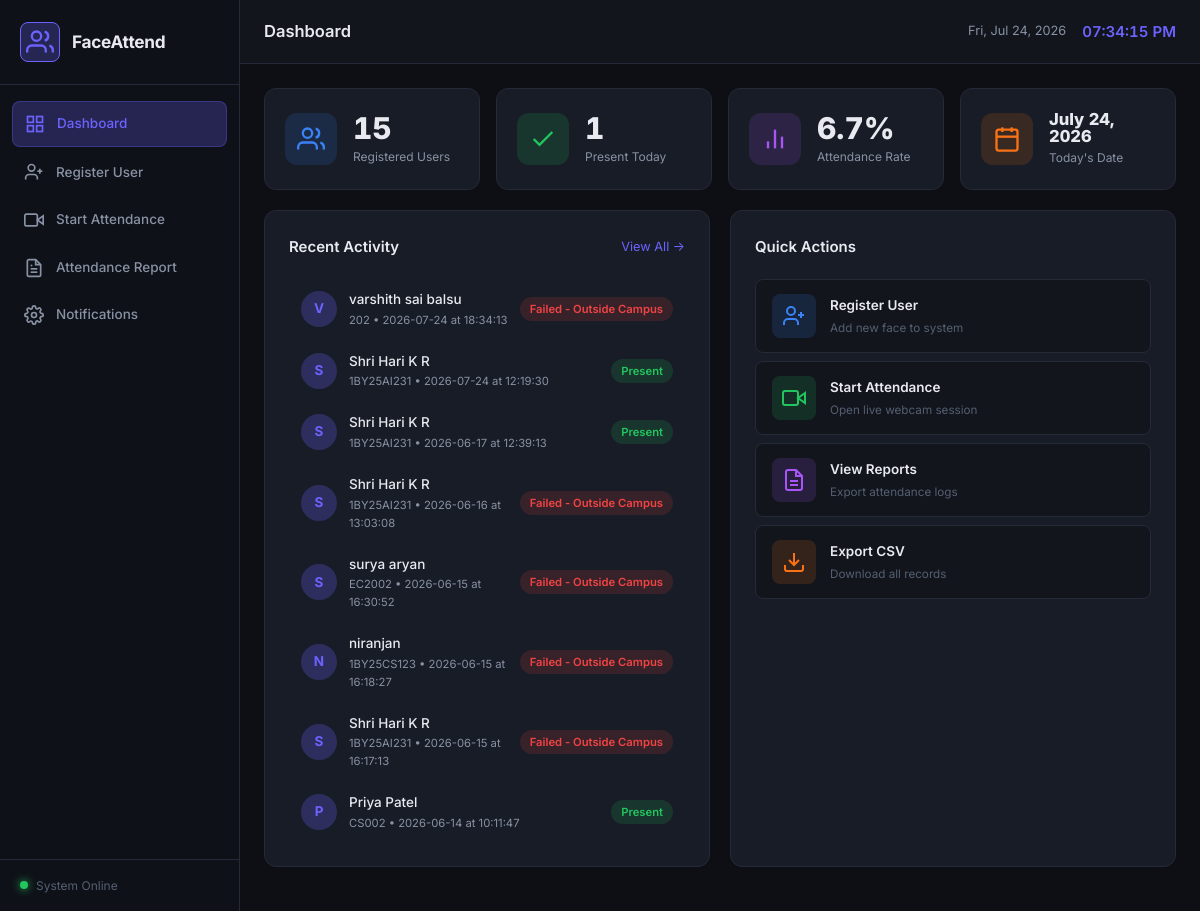
The page / on the database its author committed.
### tables this page shows
CREATE TABLE attendance (
            id          INTEGER PRIMARY KEY AUTOINCREMENT,
            user_id     TEXT    NOT NULL,
            name        TEXT    NOT NULL,
            date        TEXT    NOT NULL,
            time        TEXT    NOT NULL,
            status      TEXT    DEFAULT 'Present',
            marked_at   TEXT    DEFAULT (datetime('now','localtime'))
        , lat REAL, lng REAL, verified BOOLEAN);

### app.py (the view)
@app.route("/")
def dashboard():
    stats = {
        "total_users":   get_user_count(),
        "today_present": get_today_count(),
        "today_date":    date.today().strftime("%B %d, %Y"),
        "attendance_rate": get_attendance_rate(),
    }
    recent = get_recent_activity(limit=8)
    return render_template("index.html", stats=stats, recent=recent)

### attendance.py (called while the page is built)
def get_attendance_rate() -> float:
    from database import get_user_count, get_today_count
    total = get_user_count()
    today = get_today_count()
    if total == 0:
        return 0.0
    return round((today / total) * 100, 1)

### database.py (called while the page is built)
def get_connection():
    conn = sqlite3.connect(DB_PATH)
    conn.row_factory = sqlite3.Row   # Allows column access by name
    return conn

def get_user_count() -> int:
    conn = get_connection()
    count = conn.execute("SELECT COUNT(*) FROM users").fetchone()[0]
    conn.close()
    return count

def get_today_count() -> int:
    today = date.today().isoformat()
    conn  = get_connection()
    count = conn.execute(
        "SELECT COUNT(*) FROM attendance WHERE date = ? AND status = 'Present'", (today,)
    ).fetchone()[0]
    conn.close()
    return count

def get_recent_activity(limit: int = 10) -> list:
    conn = get_connection()
    rows = conn.execute(
        "SELECT name, user_id, date, time, status FROM attendance ORDER BY id DESC LIMIT ?",
        (limit,)
    ).fetchall()
    conn.close()
    return [dict(row) for row in rows]

### templates/index.html (shortened to what this page needs)
{% extends "base.html" %}
{% block page_title %}Dashboard{% endblock %}
{% block content %}
<div class="stats-grid">
  <div class="stat-card stat-blue">
    <div class="stat-icon">
      <svg width="28" height="28" viewBox="0 0 24 24" fill="none" stroke="currentColor" stroke-width="2">
        <path d="M17 21v-2a4 4 0 0 0-4-4H5a4 4 0 0 0-4 4v2"/>
        <circle cx="9" cy="7" r="4"/>
        <path d="M23 21v-2a4 4 0 0 0-3-3.87"/>
        <path d="M16 3.13a4 4 0 0 1 0 7.75"/>
      </svg>
    </div>
    <div class="stat-info">
      <div class="stat-value" id="stat-total">{{ stats.total_users }}</div>
      <div class="stat-label">Registered Users</div>
    </div>
  </div>
  <div class="stat-card stat-green">
    <div class="stat-icon">
      <svg width="28" height="28" viewBox="0 0 24 24" fill="none" stroke="currentColor" stroke-width="2">
        <polyline points="20 6 9 17 4 12"/>
      </svg>
    </div>
    <div class="stat-info">
      <div class="stat-value" id="stat-present">{{ stats.today_present }}</div>
      <div class="stat-label">Present Today</div>
    </div>
  </div>
  <div class="stat-card stat-purple">
    <div class="stat-icon">
      <svg width="28" height="28" viewBox="0 0 24 24" fill="none" stroke="currentColor" stroke-width="2">
        <line x1="18" y1="20" x2="18" y2="10"/>
        <line x1="12" y1="20" x2="12" y2="4"/>
        <line x1="6" y1="20" x2="6" y2="14"/>
      </svg>
    </div>
    <div class="stat-info">
      <div class="stat-value" id="stat-rate">{{ stats.attendance_rate }}%</div>
      <div class="stat-label">Attendance Rate</div>
    </div>
  </div>
  <div class="stat-card stat-orange">
    <div class="stat-icon">
      <svg width="28" height="28" viewBox="0 0 24 24" fill="none" stroke="currentColor" stroke-width="2">
        <rect x="3" y="4" width="18" height="18" rx="2" ry="2"/>
        <line x1="16" y1="2" x2="16" y2="6"/>
        <line x1="8" y1="2" x2="8" y2="6"/>
        <line x1="3" y1="10" x2="21" y2="10"/>
      </svg>
    </div>
    <div class="stat-info">
      <div class="stat-value" style="font-size:1.1rem;">{{ stats.today_date }}</div>
      <div class="stat-label">Today's Date</div>
    </div>
  </div>
</div>
<div class="dashboard-grid">
  <div class="card">
    <div class="card-header">
      <h2 class="card-title">Recent Activity</h2>
      <a href="{{ url_for('report_page') }}" class="card-link">View All →</a>
    </div>
    {% if recent %}
    <div class="activity-list">
      {% for entry in recent %}
      <div class="activity-item">
        <div class="activity-avatar">{{ entry.name[0].upper() }}</div>
        <div class="activity-info">
          <div class="activity-name">{{ entry.name }}</div>
          <div class="activity-meta">{{ entry.user_id }} &bull; {{ entry.date }} at {{ entry.time }}</div>
        </div>
        <span class="badge badge-{{ 'green' if entry.status == 'Present' else 'red' }}">
          {{ entry.status }}
        </span>
      </div>
      {% endfor %}
    </div>
    {% endif %}
  </div>
  <div class="card">
    <div class="card-header">
      <h2 class="card-title">Quick Actions</h2>
    </div>
    <div class="quick-actions">
      <a href="{{ url_for('register_page') }}" class="action-card" id="action-register">
        <div class="action-icon action-blue">
          <svg width="24" height="24" viewBox="0 0 24 24" fill="none" stroke="currentColor" stroke-width="2">
            <path d="M16 21v-2a4 4 0 0 0-4-4H6a4 4 0 0 0-4 4v2"/>
            <circle cx="9" cy="7" r="4"/>
            <line x1="19" y1="8" x2="19" y2="14"/><line x1="22" y1="11" x2="16" y2="11"/>
          </svg>
        </div>
        <div>
          <div class="action-title">Register User</div>
          <div class="action-desc">Add new face to system</div>
        </div>
      </a>
      <a href="{{ url_for('attendance_page') }}" class="action-card" id="action-start">
        <div class="action-icon action-green">
          <svg width="24" height="24" viewBox="0 0 24 24" fill="none" stroke="currentColor" stroke-width="2">
            <path d="M23 7l-7 5 7 5V7z"/>
            <rect x="1" y="5" width="15" height="14" rx="2" ry="2"/>
          </svg>
        </div>
        <div>
          <div class="action-title">Start Attendance</div>
          <div class="action-desc">Open live webcam session</div>
        </div>
      </a>
      <a href="{{ url_for('report_page') }}" class="action-card" id="action-report">
        <div class="action-icon action-purple">
          <svg width="24" height="24" viewBox="0 0 24 24" fill="none" stroke="currentColor" stroke-width="2">
            <path d="M14 2H6a2 2 0 0 0-2 2v16a2 2 0 0 0 2 2h12a2 2 0 0 0 2-2V8z"/>
            <polyline points="14 2 14 8 20 8"/>
            <line x1="16" y1="13" x2="8" y2="13"/>
            <line x1="16" y1="17" x2="8" y2="17"/>
          </svg>
        </div>
        <div>
          <div class="action-title">View Reports</div>
          <div class="action-desc">Export attendance logs</div>
        </div>
      </a>
      <a href="/api/export/csv" class="action-card" id="action-csv">
        <div class="action-icon action-orange">
          <svg width="24" height="24" viewBox="0 0 24 24" fill="none" stroke="currentColor" stroke-width="2">
            <path d="M21 15v4a2 2 0 0 1-2 2H5a2 2 0 0 1-2-2v-4"/>
            <polyline points="7 10 12 15 17 10"/>
            <line x1="12" y1="15" x2="12" y2="3"/>
          </svg>
        </div>
        <div>
          <div class="action-title">Export CSV</div>
          <div class="action-desc">Download all records</div>
        </div>
      </a>
    </div>
  </div>
</div>
{% endblock %}

### templates/base.html (shortened to what this page needs)
<!DOCTYPE html>
<html lang="en">
<head>
  <link rel="stylesheet" href="{{ url_for('static', filename='css/style.css') }}" />
</head>
<body>
  <aside class="sidebar" id="sidebar">
    <div class="sidebar-brand">
      <div class="brand-icon">
        <svg width="28" height="28" viewBox="0 0 24 24" fill="none" stroke="currentColor" stroke-width="2">
          <path d="M17 21v-2a4 4 0 0 0-4-4H5a4 4 0 0 0-4 4v2"/>
          <circle cx="9" cy="7" r="4"/>
          <path d="M23 21v-2a4 4 0 0 0-3-3.87"/>
          <path d="M16 3.13a4 4 0 0 1 0 7.75"/>
        </svg>
      </div>
      <span class="brand-name">FaceAttend</span>
    </div>
    <nav class="sidebar-nav">
      <a href="{{ url_for('dashboard') }}" class="nav-item {% if request.endpoint == 'dashboard' %}active{% endif %}" id="nav-dashboard">
        <span class="nav-icon">
          <svg width="20" height="20" viewBox="0 0 24 24" fill="none" stroke="currentColor" stroke-width="2">
            <rect x="3" y="3" width="7" height="7"/><rect x="14" y="3" width="7" height="7"/>
            <rect x="14" y="14" width="7" height="7"/><rect x="3" y="14" width="7" height="7"/>
          </svg>
        </span>
        <span class="nav-label">Dashboard</span>
      </a>
      <a href="{{ url_for('register_page') }}" class="nav-item {% if request.endpoint == 'register_page' %}active{% endif %}" id="nav-register">
        <span class="nav-icon">
          <svg width="20" height="20" viewBox="0 0 24 24" fill="none" stroke="currentColor" stroke-width="2">
            <path d="M16 21v-2a4 4 0 0 0-4-4H6a4 4 0 0 0-4 4v2"/>
            <circle cx="9" cy="7" r="4"/>
            <line x1="19" y1="8" x2="19" y2="14"/><line x1="22" y1="11" x2="16" y2="11"/>
          </svg>
        </span>
        <span class="nav-label">Register User</span>
      </a>
      <a href="{{ url_for('attendance_page') }}" class="nav-item {% if request.endpoint == 'attendance_page' %}active{% endif %}" id="nav-attendance">
        <span class="nav-icon">
          <svg width="20" height="20" viewBox="0 0 24 24" fill="none" stroke="currentColor" stroke-width="2">
            <path d="M23 7l-7 5 7 5V7z"/>
            <rect x="1" y="5" width="15" height="14" rx="2" ry="2"/>
          </svg>
        </span>
        <span class="nav-label">Start Attendance</span>
      </a>
      <a href="{{ url_for('report_page') }}" class="nav-item {% if request.endpoint == 'report_page' %}active{% endif %}" id="nav-report">
        <span class="nav-icon">
          <svg width="20" height="20" viewBox="0 0 24 24" fill="none" stroke="currentColor" stroke-width="2">
            <path d="M14 2H6a2 2 0 0 0-2 2v16a2 2 0 0 0 2 2h12a2 2 0 0 0 2-2V8z"/>
            <polyline points="14 2 14 8 20 8"/>
            <line x1="16" y1="13" x2="8" y2="13"/><line x1="16" y1="17" x2="8" y2="17"/>
            <polyline points="10 9 9 9 8 9"/>
          </svg>
        </span>
        <span class="nav-label">Attendance Report</span>
      </a>
      <a href="{{ url_for('settings_page') }}" class="nav-item {% if request.endpoint == 'settings_page' %}active{% endif %}" id="nav-settings">
        <span class="nav-icon">
        </span>
        <span class="nav-label">Notifications</span>
      </a>
    </nav>
    <div class="sidebar-footer">
      <div class="status-dot"></div>
      <span>System Online</span>
    </div>
  </aside>
  <main class="main-content" id="main-content">
    <header class="topbar">
      <div class="topbar-title">{% block page_title %}Dashboard{% endblock %}</div>
      <div class="topbar-right">
        <div class="topbar-date" id="topbar-date"></div>
        <div class="topbar-clock" id="topbar-clock"></div>
      </div>
    </header>
    <div class="page-content">
      {% block content %}{% endblock %}
    </div>
  </main>
</body>
</html>

### rows shown on the page
attendance: name "V", name "varshith sai balsu", user_id "202", date "2026-07-24", time "18:34:13", status "Failed - Outside Campus"
attendance: name "S", name "Shri Hari K R", user_id "1BY25AI231", date "2026-07-24", time "12:19:30", status "Present"
attendance: name "S", name "Shri Hari K R", user_id "1BY25AI231", date "2026-06-17", time "12:39:13", status "Present"
attendance: name "S", name "Shri Hari K R", user_id "1BY25AI231", date "2026-06-16", time "13:03:08", status "Failed - Outside Campus"
attendance: name "S", name "surya aryan", user_id "EC2002", date "2026-06-15", time "16:30:52", status "Failed - Outside Campus"
attendance: name "N", name "niranjan", user_id "1BY25CS123", date "2026-06-15", time "16:18:27", status "Failed - Outside Campus"
attendance: name "S", name "Shri Hari K R", user_id "1BY25AI231", date "2026-06-15", time "16:17:13", status "Failed - Outside Campus"
attendance: name "P", name "Priya Patel", user_id "CS002", date "2026-06-14", time "10:11:47", status "Present"

### other values the page prints
{{ stats.total_users }} "15"
{{ stats.today_present }} "1"
{{ stats.attendance_rate }} "6.7"
{{ stats.today_date }} "July 24, 2026"
